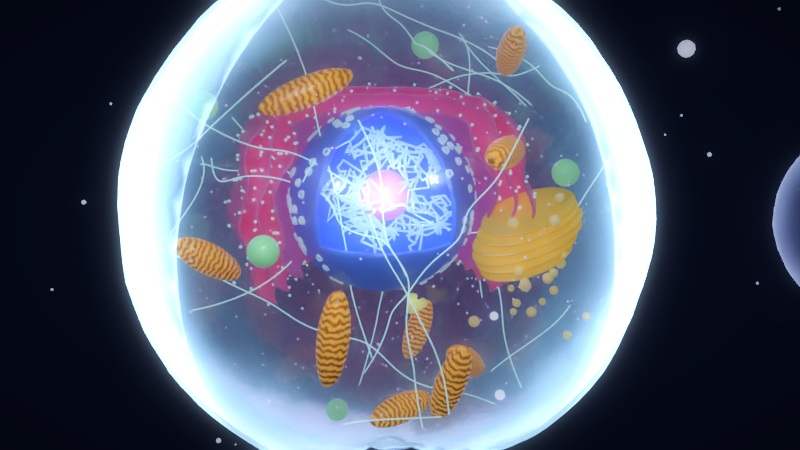
#> input picture cell_video/models/final/01_cell_cutaway.jpg, 800 x 450 px
$ python -i post.py   (imports and definitions only)
#> lines starting #> are read from the running program, lines starting #| are printed output that depends on the picture
#!/usr/bin/env python3
"""Bloom + vignette for the Cycles stills: ../models/*.png -> ../models/final/*.jpg"""
import os, glob
import numpy as np
from PIL import Image, ImageFilter

HERE = os.path.dirname(os.path.abspath(__file__))
# [1 line not run here, left out]


def bloom(p, out):
#> called with p = '../models/final/01_cell_cutaway.jpg', out = 'out.png'
    from PIL import Image, ImageFilter, ImageChops
    im = Image.open(p).convert("RGB")
#> im is the input picture: PIL image 800x450 RGB; mean R, G, B 93.7, 98.8, 118.6
    a = np.asarray(im, np.float32)
    lum = a.max(2, keepdims=True)
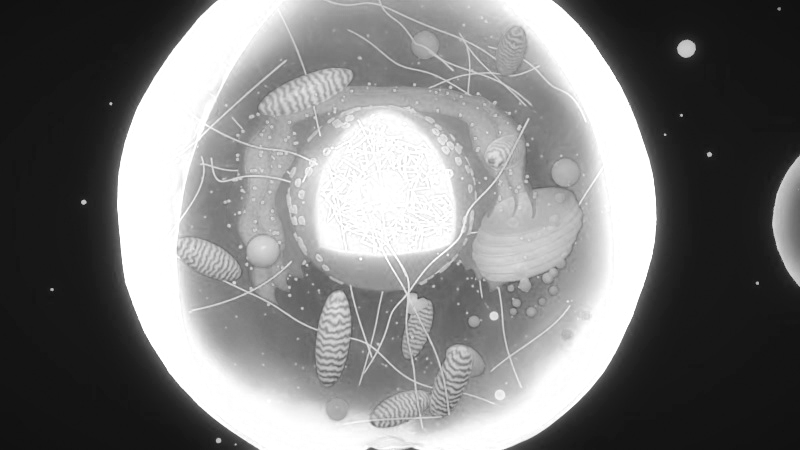
#> lum: shape (450, 800, 1) float32; min 13, max 255, mean 125.5
    br = Image.fromarray(np.clip(a * np.clip((lum - 150) / 105, 0, 1), 0, 255).astype(np.uint8))
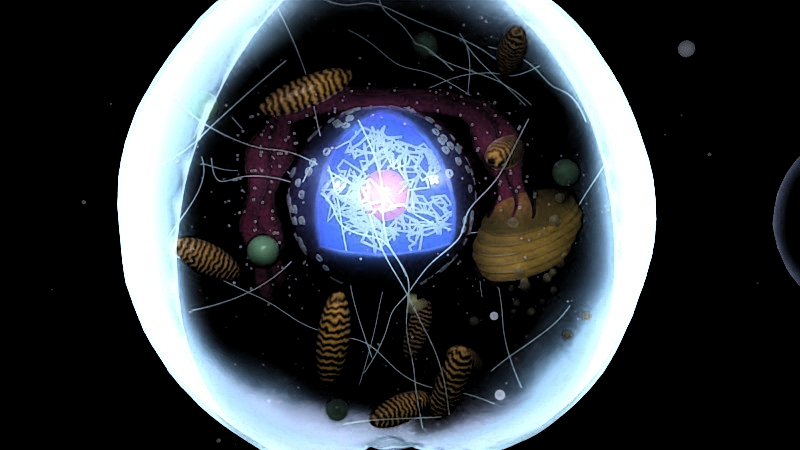
#> br: PIL image 800x450 RGB; mean R, G, B 53.2, 58, 63.5
    b1 = np.asarray(br.filter(ImageFilter.GaussianBlur(a.shape[1] / 120)), np.float32)
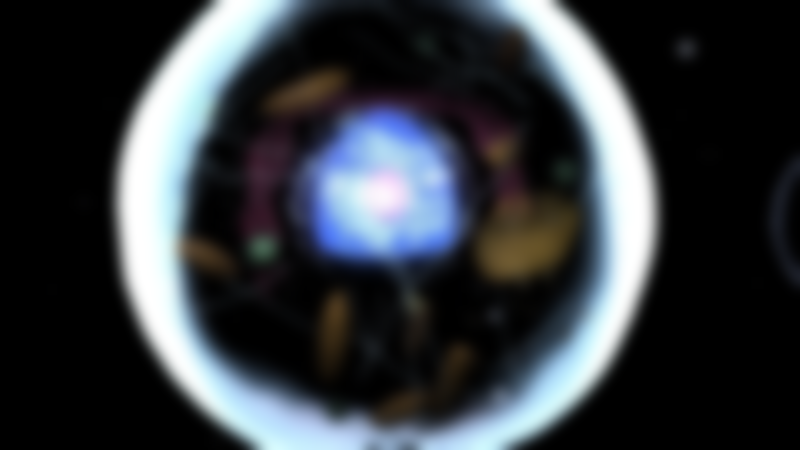
#> b1: shape (450, 800, 3) float32; mean R, G, B 53.1, 58, 63.4
    b2 = np.asarray(br.filter(ImageFilter.GaussianBlur(a.shape[1] / 40)), np.float32)
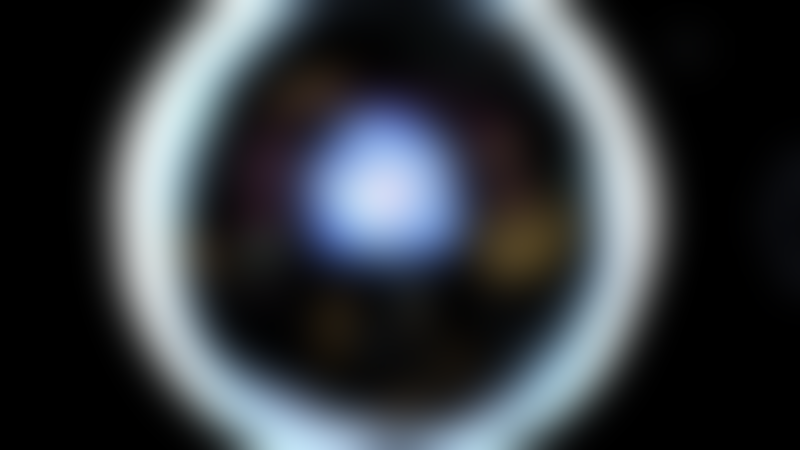
#> b2: shape (450, 800, 3) float32; mean R, G, B 53, 57.9, 63.3
    o = a + b1 * 0.55 + b2 * 0.45
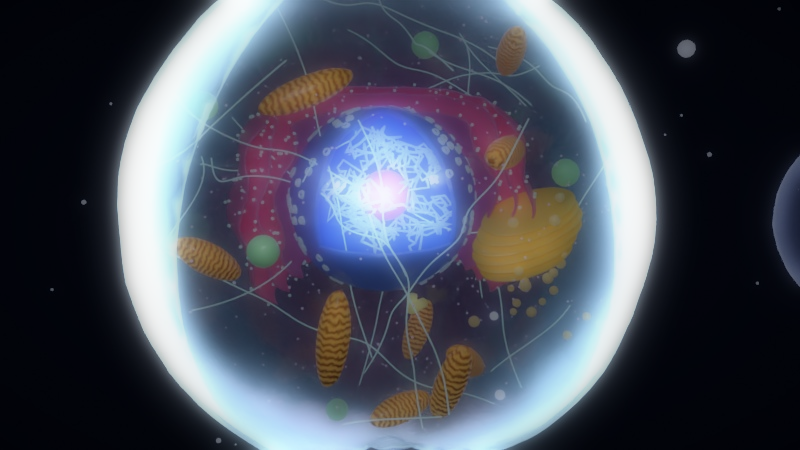
#> o: shape (450, 800, 3) float32; mean R, G, B 146.8, 156.8, 182.1; drawn with min black and max white
    # gentle vignette
    yy, xx = np.mgrid[:a.shape[0], :a.shape[1]]
    v = 1 - 0.35 * (((xx / a.shape[1] - .5) ** 2 + (yy / a.shape[0] - .5) ** 2) * 2.2)
    Image.fromarray(np.clip(o * v[..., None], 0, 255).astype(np.uint8)).save(out, quality=94)
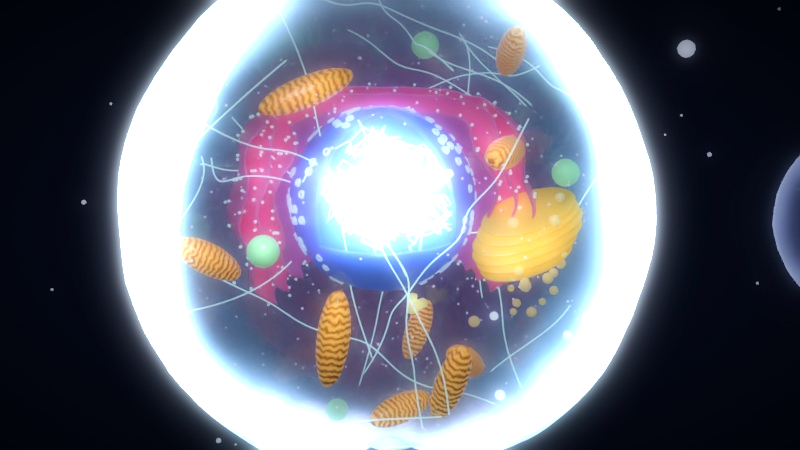
#> saved as out.png: PIL image 800x450 RGB; mean R, G, B 113.4, 114.5, 127.8


# [3 lines not run here, left out]

>>> result = bloom('../models/final/01_cell_cutaway.jpg', 'out.png')
